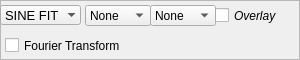
                                            <widget class="QFrame" name="frame_6">
                                                <property name="minimumSize">
                                                    <size>
                                                        <width>0</width>
                                                        <height>60</height>
                                                    </size>
                                                </property>
                                                <property name="maximumSize">
                                                    <size>
                                                        <width>16777215</width>
                                                        <height>60</height>
                                                    </size>
                                                </property>
                                                <property name="styleSheet">
                                                    <string notr="true"/>
                                                </property>
                                                <property name="frameShape">
                                                    <enum>QFrame::StyledPanel</enum>
                                                </property>
                                                <property name="frameShadow">
                                                    <enum>QFrame::Raised</enum>
                                                </property>
                                                <property name="class" stdset="0">
                                                    <string>PeripheralCollectionInner</string>
                                                </property>
                                                <widget class="QComboBox" name="fit_select_box">
                                                    <property name="geometry">
                                                        <rect>
                                                            <x>85</x>
                                                            <y>5</y>
                                                            <width>66</width>
                                                            <height>21</height>
                                                        </rect>
                                                    </property>
                                                    <property name="currentIndex">
                                                        <number>4</number>
                                                    </property>
                                                    <item>
                                                        <property name="text">
                                                            <string>CH1</string>
                                                        </property>
                                                    </item>
                                                    <item>
                                                        <property name="text">
                                                            <string>CH2</string>
                                                        </property>
                                                    </item>
                                                    <item>
                                                        <property name="text">
                                                            <string>CH3</string>
                                                        </property>
                                                    </item>
                                                    <item>
                                                        <property name="text">
                                                            <string>MIC</string>
                                                        </property>
                                                    </item>
                                                    <item>
                                                        <property name="text">
                                                            <string>None</string>
                                                        </property>
                                                    </item>
                                                </widget>
                                                <widget class="QCheckBox" name="overlay_fit_button">
                                                    <property name="geometry">
                                                        <rect>
                                                            <x>215</x>
                                                            <y>5</y>
                                                            <width>76</width>
                                                            <height>21</height>
                                                        </rect>
                                                    </property>
                                                    <property name="font">
                                                        <font>
                                                            <pointsize>9</pointsize>
                                                            <weight>50</weight>
                                                            <italic>true</italic>
                                                            <bold>false</bold>
                                                        </font>
                                                    </property>
                                                    <property name="layoutDirection">
                                                        <enum>Qt::LeftToRight</enum>
                                                    </property>
                                                    <property name="autoFillBackground">
                                                        <bool>false</bool>
                                                    </property>
                                                    <property name="text">
                                                        <string>Overlay</string>
                                                    </property>
                                                    <property name="iconSize">
                                                        <size>
                                                            <width>0</width>
                                                            <height>0</height>
                                                        </size>
                                                    </property>
                                                </widget>
                                                <widget class="QComboBox" name="fit_select_box_2">
                                                    <property name="geometry">
                                                        <rect>
                                                            <x>150</x>
                                                            <y>5</y>
                                                            <width>66</width>
                                                            <height>21</height>
                                                        </rect>
                                                    </property>
                                                    <property name="currentIndex">
                                                        <number>4</number>
                                                    </property>
                                                    <item>
                                                        <property name="text">
                                                            <string>CH1</string>
                                                        </property>
                                                    </item>
                                                    <item>
                                                        <property name="text">
                                                            <string>CH2</string>
                                                        </property>
                                                    </item>
                                                    <item>
                                                        <property name="text">
                                                            <string>CH3</string>
                                                        </property>
                                                    </item>
                                                    <item>
                                                        <property name="text">
                                                            <string>MIC</string>
                                                        </property>
                                                    </item>
                                                    <item>
                                                        <property name="text">
                                                            <string>None</string>
                                                        </property>
                                                    </item>
                                                </widget>
                                                <widget class="QComboBox" name="fit_type_box">
                                                    <property name="geometry">
                                                        <rect>
                                                            <x>0</x>
                                                            <y>5</y>
                                                            <width>81</width>
                                                            <height>20</height>
                                                        </rect>
                                                    </property>
                                                    <property name="font">
                                                        <font>
                                                            <pointsize>10</pointsize>
                                                            <weight>50</weight>
                                                            <italic>false</italic>
                                                            <bold>false</bold>
                                                        </font>
                                                    </property>
                                                    <property name="currentIndex">
                                                        <number>0</number>
                                                    </property>
                                                    <property name="frame">
                                                        <bool>false</bool>
                                                    </property>
                                                    <item>
                                                        <property name="text">
                                                            <string>SINE FIT</string>
                                                        </property>
                                                    </item>
                                                    <item>
                                                        <property name="text">
                                                            <string>SQUARE FIT</string>
                                                        </property>
                                                    </item>
                                                </widget>
                                                <widget class="QCheckBox" name="fourierMode">
                                                    <property name="geometry">
                                                        <rect>
                                                            <x>5</x>
                                                            <y>35</y>
                                                            <width>161</width>
                                                            <height>21</height>
                                                        </rect>
                                                    </property>
                                                    <property name="text">
                                                        <string>Fourier Transform</string>
                                                    </property>
                                                </widget>
                                            </widget>
